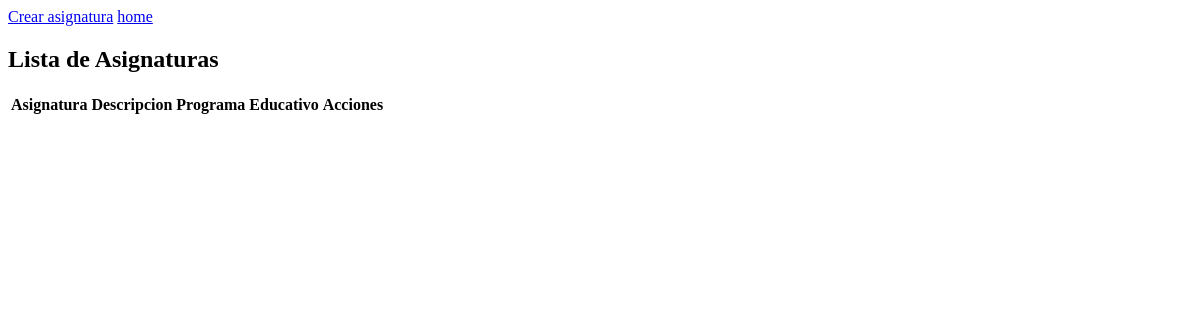
/asignaturas/, run on an earlier commit of the app's database.
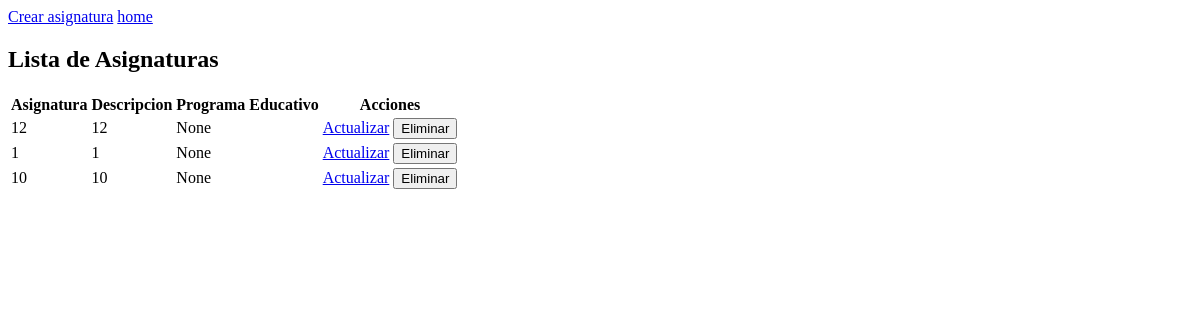
And on a later commit of the database.
### Proyecto/models.py (models this page shows)
class Asignatura(models.Model):
     nombreAsignatura = models.CharField(max_length=100)
     descripcionAsignatura = models.CharField(max_length=100)
     idProgramaEducativo = models.ForeignKey(programaEducativo,on_delete=models.CASCADE,blank=True,null=True,)

### Proyecto/views.py (the view)
# urls.py: path('asignaturas/',views.asignaturas, name='asignaturas'),
def asignaturas(request):
    asignatura = Asignatura.objects.all()
    return render(request, 'asignaturas.html', {'asignatura': asignatura})

### Proyecto/Templates/asignaturas.html (shortened to what this page needs)
<!DOCTYPE html>
<html lang="en">
<head>
</head>
<body>
    <a href="{% url 'create_asignatura' %}" class="btn btn-danger mt-3">Crear asignatura</a>
    <a href="{% url 'home' %}" class="btn btn-danger mt-3">home</a>
    <div class="container mt-4">
        <h2 class="text-center">Lista de Asignaturas</h2>
        <div class="table-responsive rounded">
            <table id="tablaHerramientas" class="table table-bordered table-striped">
                <thead class="thead-dark">
                    <tr>
                        <th>Asignatura</th>
                        <th>Descripcion</th>
                        <th>Programa Educativo</th>
                        <th>Acciones</th>
                    </tr>
                </thead>
                <tbody>
                    {% for asignatura in asignatura %}
                    <tr>
                        <td>{{ asignatura.nombreAsignatura }}</td>
                        <td>{{ asignatura.descripcionAsignatura }}</td>
                        <td>{{ asignatura.idProgramaEducativo }}</td>
                        <td>
                            <a href="{% url 'update_asignatura' asignatura.id %}" class="btn btn-primary">Actualizar</a>
                            <form action="{% url 'delete_user' asignatura.id %}" method="post" style="display: inline;">
                                <button type="submit" class="btn btn-danger">Eliminar</button>
                            </form>
                        </td>
                    </tr>
                    {% endfor %}
                </tbody>
            </table>
        </div>
    </div>
</body>
</html>

What changed in the data, as far as the page shows it:
added Asignatura: nombreAsignatura "12", descripcionAsignatura "12", idProgramaEducativo "None"
added Asignatura: nombreAsignatura "1", descripcionAsignatura "1", idProgramaEducativo "None"
added Asignatura: nombreAsignatura "10", descripcionAsignatura "10", idProgramaEducativo "None"
